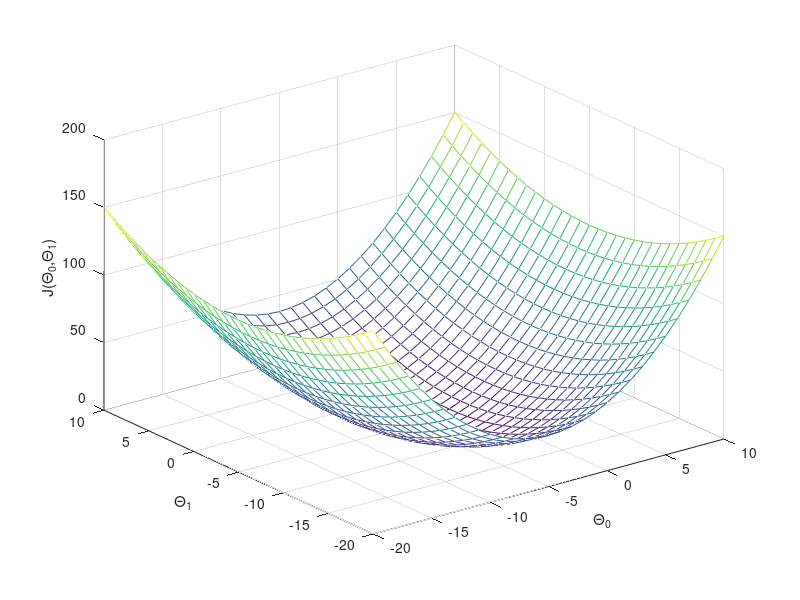

This figure's MATLAB source:
function LinearRegressionCost
    a = -5;
    b = -5;
    x = -1:0.01:1;
    Theta0 = -20:10;
    Theta1 = -20:10;
    y = linearEquation(a,b,x,[length(Theta0), length(Theta1)]);
    h = linearHypothesis(Theta0, Theta1, x);
    J = linearCost(y, h, length(x));
    mesh(Theta0, Theta1,J);
    xlabel('\Theta_0'); ylabel('\Theta_1'); zlabel('J(\Theta_0,\Theta_1)');
end

function J = linearCost(y, h, m)
    %assert logical(size(y) == size(h));
    dim = size(y);
    J = zeros(dim(1), dim(2));
    for ii = 1:dim(1)
        for jj = 1:dim(2)
            % size(1 / 2 / m * sum((y(ii,jj,:) - h(ii,jj,:)).^2))
            J(ii, jj) = 1 / 2 / m * sum((y(ii,jj,:) - h(ii,jj,:)).^2);
        end
    end
end

function y = linearEquation(a, b, x, dim)
    if (size(dim,2) ~= 2)
        error('Woops...');
    end
    [A,B] = meshgrid(a*ones(1,dim(1)), b*ones(1,dim(2)));
    y = zeros(dim(1), dim(2), length(x));
    for ii = 1:dim(1)
        for jj = 1:dim(2)
            for kk = 1:length(x)
                y(ii,jj,kk) = A(ii,jj) + B(ii,jj)*x(kk);
            end
        end
    end
end


function h = linearHypothesis(Theta0, Theta1, x)
    % Theta0 and Theta1 are supposed to be vectors
    % h will be a 3D matrix with Z axis representing different x values
    [T0, T1] = meshgrid(Theta0, Theta1);
    h = zeros(length(Theta0), length(Theta1), length(x));
    for ii = 1:length(Theta0)
        for jj = 1:length(Theta1)
            for kk = 1:length(x)
                h(ii,jj,kk) = T0(ii,jj) + T1(ii,jj)*x(kk);
            end
        end
    end
end

function fun(x)
    disp(x);
end